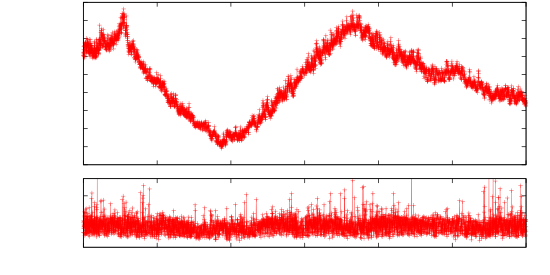

The script that drew this image:
clear
reset
file = "laserstabilitaet_a_freilaufend"
datafile = sprintf('../dat/%s.dat',file)

starttime = 436511876

set term push
set term epslatex color 10 size 14cm, 7cm
set out sprintf('%s.tex',file)
set multiplot



#set fit errorvariables
#set dummy f
#f(x)=a*x+b
#b=14
#a=0.02
#fit f(x) datafile using 1:2:3 via a,b
#set label 1 sprintf('$\chi^2_{\mathrm{red}} = %.4f$',FIT_WSSR/FIT_NDF) at graph 0.90, 0.90


set origin 0, 0.4
set size 1, 0.6
set bmargin 0
set tmargin 0.2
set lmargin 10
unset key
unset xlabel
set format x ""
#set xlabel 'Zeit [min]'
set ylabel 'relative Frequenz [MHz]' 0,1
set samples 100000
set xrange [0:120]
plot datafile using (($1-starttime)/60000):4 with linespoints pt 1 lt 1 lc 1


set origin 0, 0.0
set size 1, 0.4
set tmargin 1
set bmargin 2
set format x "%g"
unset key
set xlabel 'Zeit [min]' 0,0.5
set ylabel 'Jitter [MHz]' -1,0
set ytic 5,5,15
set samples 100000
set xrange [0:120]
set yrange [0:20]
plot datafile using (($1-starttime)/60000):2 with linespoints pt 1 lt 1 lc 1

unset multiplot
unset out
